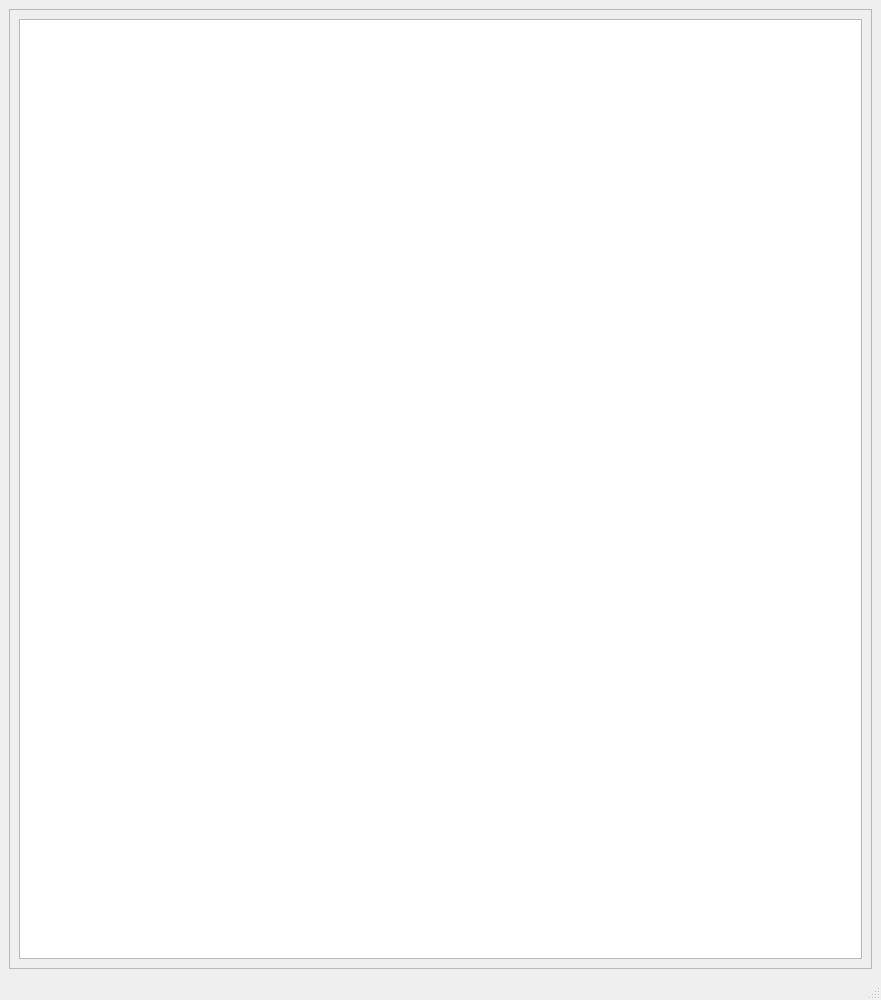
<?xml version="1.0" encoding="UTF-8"?>
<ui version="4.0">
 <class>MainWindow</class>
 <widget class="QMainWindow" name="MainWindow">
  <property name="geometry">
   <rect>
    <x>0</x>
    <y>0</y>
    <width>881</width>
    <height>1000</height>
   </rect>
  </property>
  <property name="windowTitle">
   <string>MainWindow</string>
  </property>
  <widget class="QWidget" name="centralwidget">
   <property name="autoFillBackground">
    <bool>true</bool>
   </property>
   <layout class="QVBoxLayout" name="verticalLayout">
    <item>
     <widget class="QFrame" name="frame">
      <property name="enabled">
       <bool>true</bool>
      </property>
      <property name="cursor">
       <cursorShape>OpenHandCursor</cursorShape>
      </property>
      <property name="autoFillBackground">
       <bool>false</bool>
      </property>
      <property name="frameShape">
       <enum>QFrame::StyledPanel</enum>
      </property>
      <property name="frameShadow">
       <enum>QFrame::Raised</enum>
      </property>
      <layout class="QGridLayout" name="gridLayout">
       <item row="1" column="1">
        <widget class="QGraphicsView" name="graphicsView">
         <property name="cursor" stdset="0">
          <cursorShape>OpenHandCursor</cursorShape>
         </property>
         <property name="mouseTracking">
          <bool>true</bool>
         </property>
         <property name="autoFillBackground">
          <bool>false</bool>
         </property>
         <property name="frameShadow">
          <enum>QFrame::Sunken</enum>
         </property>
         <property name="midLineWidth">
          <number>0</number>
         </property>
         <property name="verticalScrollBarPolicy">
          <enum>Qt::ScrollBarAlwaysOff</enum>
         </property>
         <property name="horizontalScrollBarPolicy">
          <enum>Qt::ScrollBarAlwaysOff</enum>
         </property>
         <property name="sizeAdjustPolicy">
          <enum>QAbstractScrollArea::AdjustToContents</enum>
         </property>
        </widget>
       </item>
      </layout>
     </widget>
    </item>
   </layout>
  </widget>
  <widget class="QMenuBar" name="menubar">
   <property name="geometry">
    <rect>
     <x>0</x>
     <y>0</y>
     <width>881</width>
     <height>36</height>
    </rect>
   </property>
  </widget>
  <widget class="QStatusBar" name="statusbar"/>
 </widget>
 <resources/>
 <connections/>
</ui>
